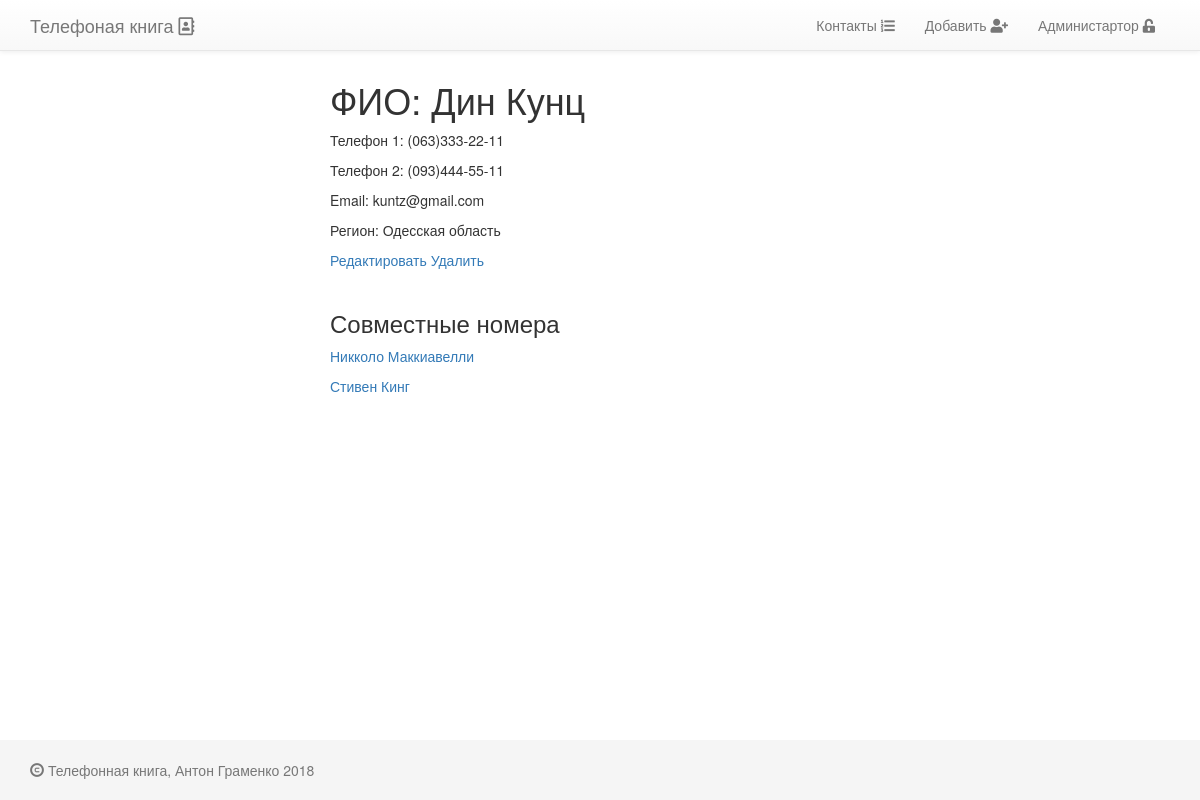
Screenshot of /Din-Kunts/1/ with the database file from the repository.
### contacts/models.py (models this page shows)
class PhoneBookPerson(models.Model):
    name            = models.CharField(max_length=64, blank=False, null=False, verbose_name=u'Имя')
    surname         = models.CharField(max_length=64, blank=False, null=False, verbose_name=u'Фамилия')
    slug            = models.SlugField(max_length=128)
    phone_number_1  = models.CharField(max_length=25, blank=True, verbose_name=u'Телефон 1',
                                       help_text=u'Выберите или добавьте номер в формате (0__)___-__-__')
    phone_number_2  = models.CharField(max_length=25, blank=True, verbose_name=u'Телефон 2',
                                       help_text=u'Выберите или добавьте номер в формате (0__)___-__-__')
    email           = models.EmailField(unique=True)
    active          = models.BooleanField(default=True, verbose_name=u'Активный')
    created         = models.DateTimeField(auto_now=True, auto_now_add=False, verbose_name=u'Создан')
    updated         = models.DateTimeField(auto_now=False, auto_now_add=True, verbose_name=u'Обновлен')
    region          = models.CharField(max_length=50, verbose_name=u'Область',
                                       help_text=u'Выберите или добавьте область проживания. Например: Киевская область')
    class Meta:
        verbose_name        = 'Контактное лицо'
        verbose_name_plural = 'Контактные лица'
        ordering            = ('-name',)
    def __str__(self):
        return '%s %s' % (self.name, self.surname)
    def get_absolute_url(self):
        return reverse('contacts:contact_detail', kwargs={'slug': self.slug,
                                                          'pk': self.pk
                                                          })

### contacts/views.py (the view)
# urls.py: url(r'^(?P<slug>[\w-]+)/(?P<pk>\d+)/$', PhoneBookPersonDetailView.as_view(), name='contact_detail'),
class PhoneBookPersonDetailView(DetailView):
    model               = PhoneBookPerson
    template_name       = 'contacts/contact_detail.html'
    context_object_name = 'contact'
    def get_context_data(self, **kwargs):
        context = super(PhoneBookPersonDetailView, self).get_context_data()
        obj = self.get_object()
        common_numbers_level_1 = PhoneBookPerson.objects.filter(Q(phone_number_1=obj.phone_number_1) |
                                                                Q(phone_number_1=obj.phone_number_2) |
                                                                Q(phone_number_2=obj.phone_number_1) |
                                                                Q(phone_number_2=obj.phone_number_2)
                                                                ).exclude(id=obj.id)
        common_numbers_level_2 = []
        for i in common_numbers_level_1:
            common_numbers_level_2.append(PhoneBookPerson.objects.filter(Q(phone_number_1=i.phone_number_1) |
                                                                         Q(phone_number_1=i.phone_number_2) |
                                                                         Q(phone_number_2=i.phone_number_1) |
                                                                         Q(phone_number_2=i.phone_number_2)
                                                                         ).exclude(id=i.id).exclude(id=obj.id)
                                          )
        context['head_title']             = 'Детальная информация'
        context['common_numbers_level_1'] = common_numbers_level_1
        context['common_numbers_level_2'] = common_numbers_level_2
        return context

### templates/contacts/contact_detail.html (shortened to what this page needs)
{% extends 'base.html' %}
{% block content %}
    <div class="col-sm-6 col-sm-offset-3">
    <h1>ФИО: {{contact.name}} {{ contact.surname }}</h1>
    <p>Телефон 1:{% if contact.phone_number_1 %} {{ contact.phone_number_1 }}{% else %} не указано{% endif %}</p>
    <p>Телефон 2:{% if contact.phone_number_2 %} {{ contact.phone_number_2 }}{% else %} не указано{% endif %}</p>
    <p>Email: {{ contact.email }}</p>
    <p>Регион: {{ contact.region }}</p>
    <a href="{% url 'contacts:contact_update' contact.slug contact.pk %}">Редактировать</a>
    <a href="{% url 'contacts:contact_delete' contact.slug contact.pk %}">Удалить</a>
    <br>
    <br>
    <h3>Совместные номера</h3>
    {% for related_contact_1 in common_numbers_level_1 %}
        <p><a href="{{ related_contact_1.get_absolute_url }}">{{ related_contact_1 }}</a></p>
    {% empty %}
        <p>Совместных номеров нет</p>
    {% endfor %}
    {% for related_contact_2 in common_numbers_level_2 %}
        {% for contact in related_contact_2 %}
            <p><a href="{{ contact.get_absolute_url }}">{{ contact }}</a></p>
        {% endfor %}
    {% endfor %}
    </div>
{% endblock content %}

### project_static/static/css/base.css (style rules this page uses)
html { position: relative; min-height: 100%; }
body { margin-bottom: 60px; }

### rows the page displays
PhoneBookPerson: name "Дин", surname "Кунц", phone_number_1 "(063)333-22-11", phone_number_2 "(093)444-55-11", email "kuntz@gmail.com", region "Одесская область"
PhoneBookPerson: name+surname "Никколо Маккиавелли"
PhoneBookPerson: name+surname "Стивен Кинг"
